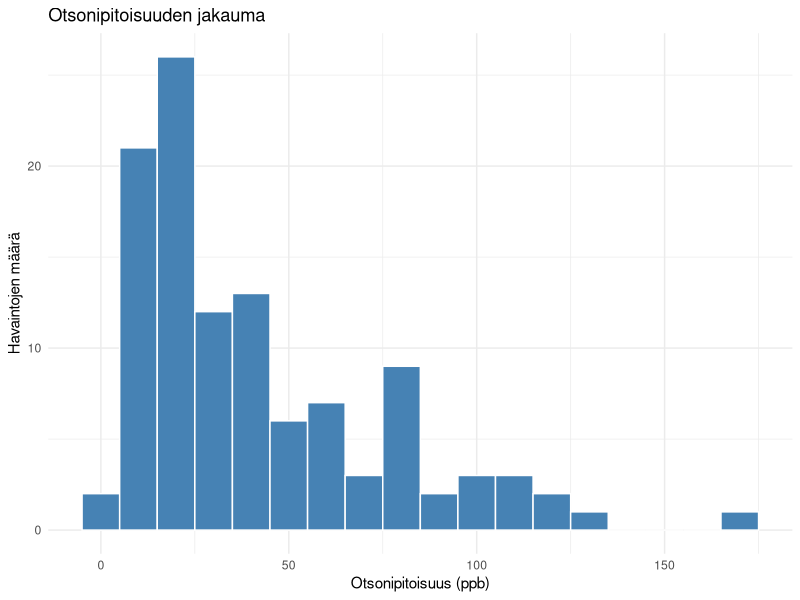
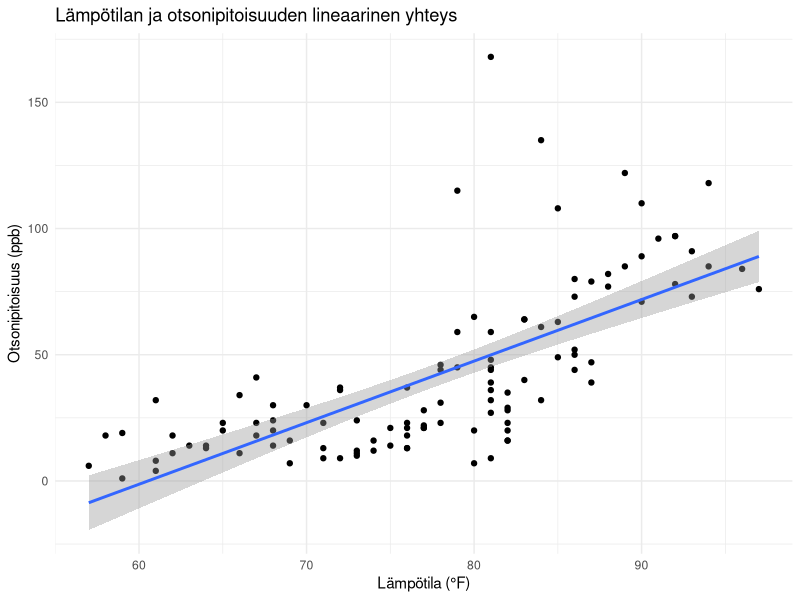
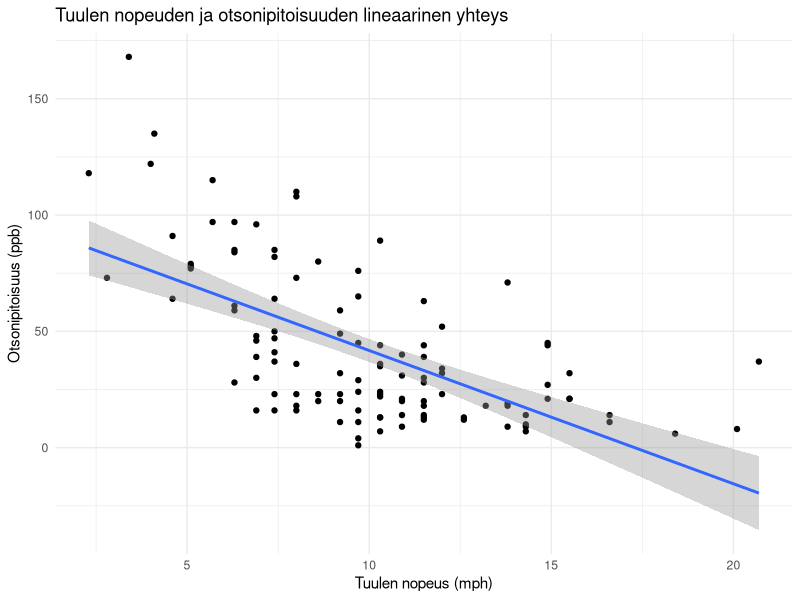
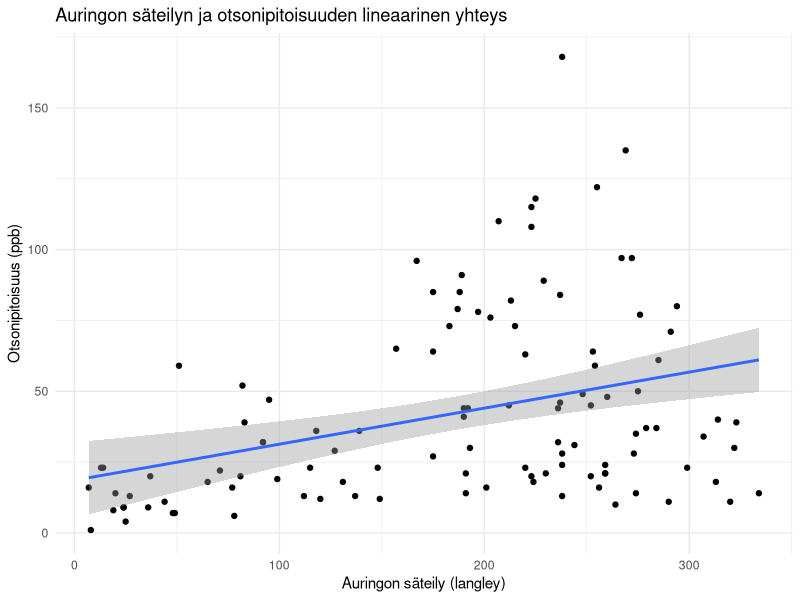
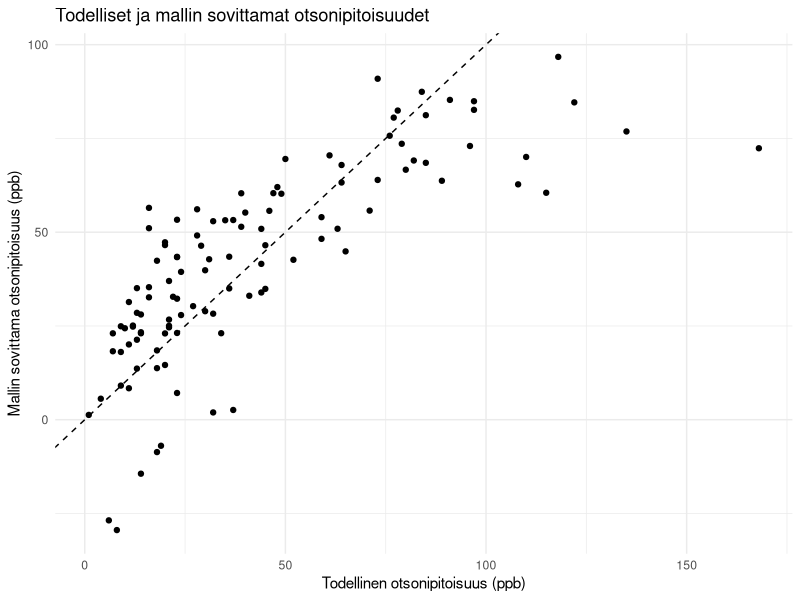
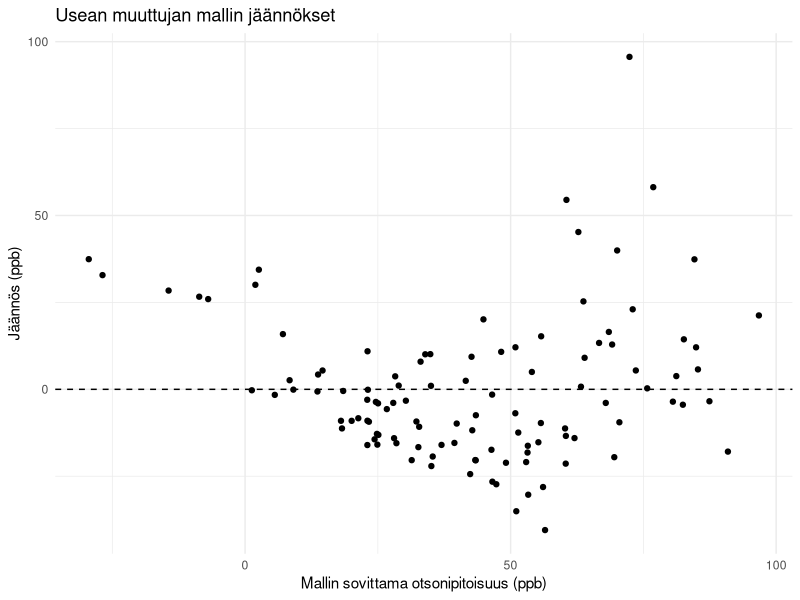
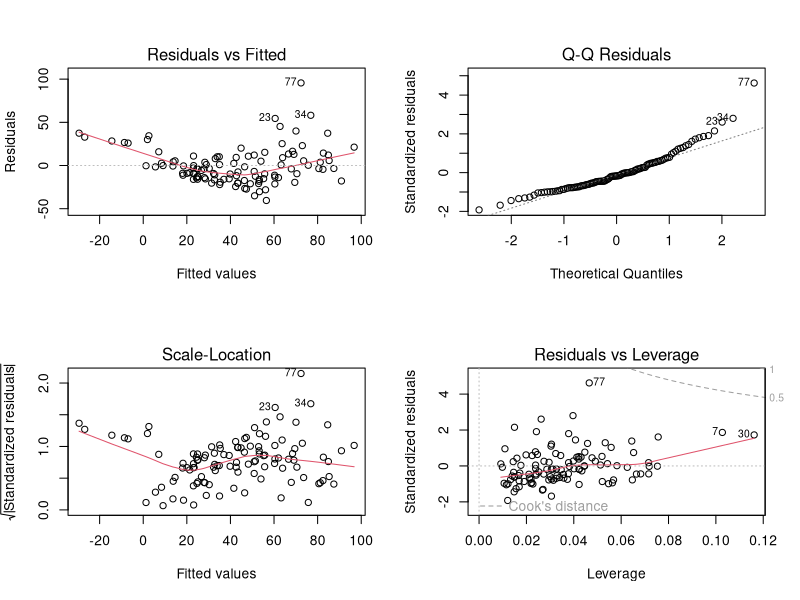

Write R code to recreate these figures, in order.
############################################################
# DEMO 7: TILASTOLLINEN ENNUSTAMINEN
############################################################

# Tilastollisessa ennustamisessa muodostetaan ensin havaintojen
# perusteella tilastollinen malli. Vasta tämän jälkeen mallia
# käytetään uuden havainnon arvon ennustamiseen.
#
# Tässä demossa erotetaan toisistaan:
# 1. aineiston yhteyksien tarkastelu
# 2. regressiomallin muodostaminen
# 3. uusien havaintojen ennustaminen muodostetulla mallilla

library(tidyverse)


############################################################
# 1. TUTUSTU AINEISTOON
############################################################

# airquality on R:n valmis aineisto New Yorkin ilmanlaadusta.
# Aineisto sisältää päivittäisiä havaintoja touko-syyskuulta 1973.
#
# Muuttujat:
# Ozone   = otsonipitoisuus (ppb)
# Solar.R = auringon säteily (langley)
# Wind    = tuulen nopeus (mph)
# Temp    = lämpötila (°F)
# Month   = kuukausi
# Day     = kuukauden päivä

data(airquality)
data <- airquality

glimpse(data)
head(data)
summary(data)

# Tarkistetaan puuttuvat arvot.
colSums(is.na(data))

# Mallinnuksessa tarvitaan muuttujia Ozone, Temp, Wind ja Solar.R.
# Poistetaan vain näiden muuttujien puuttuvia arvoja sisältävät rivit.
data_malli <- data |>
  select(Ozone, Temp, Wind, Solar.R) |>
  drop_na()

nrow(data_malli)
glimpse(data_malli)


############################################################
# 2. TUTKI MUUTTUJIEN VÄLISIÄ YHTEYKSIÄ
############################################################

# Tarkastellaan ensin ennustettavan muuttujan jakaumaa.
ggplot(data_malli, aes(x = Ozone)) +
  geom_histogram(binwidth = 10, color = "white", fill = "steelblue") +
  labs(
    title = "Otsonipitoisuuden jakauma",
    x = "Otsonipitoisuus (ppb)",
    y = "Havaintojen määrä"
  ) +
  theme_minimal()

# Tarkastellaan lämpötilan ja otsonipitoisuuden välistä yhteyttä.
# Tässä ei vielä ennusteta uutta havaintoa. Regressiosuora
# havainnollistaa havaintojen perusteella laskettua lineaarista yhteyttä.
# Harmaa alue kuvaa regressiosuoran 95 %:n luottamusväliä eli
# epävarmuutta keskimääräisessä otsonipitoisuudessa.
# Harmaa alue ei ole yksittäisen uuden havainnon ennusteväli.
ggplot(data_malli, aes(x = Temp, y = Ozone)) +
  geom_point() +
  geom_smooth(method = "lm", se = TRUE) +
  labs(
    title = "Lämpötilan ja otsonipitoisuuden lineaarinen yhteys",
    x = "Lämpötila (°F)",
    y = "Otsonipitoisuus (ppb)"
  ) +
  theme_minimal()

# Tarkastellaan myös tuulen nopeuden ja auringon säteilyn yhteyksiä.
ggplot(data_malli, aes(x = Wind, y = Ozone)) +
  geom_point() +
  geom_smooth(method = "lm", se = TRUE) +
  labs(
    title = "Tuulen nopeuden ja otsonipitoisuuden lineaarinen yhteys",
    x = "Tuulen nopeus (mph)",
    y = "Otsonipitoisuus (ppb)"
  ) +
  theme_minimal()

ggplot(data_malli, aes(x = Solar.R, y = Ozone)) +
  geom_point() +
  geom_smooth(method = "lm", se = TRUE) +
  labs(
    title = "Auringon säteilyn ja otsonipitoisuuden lineaarinen yhteys",
    x = "Auringon säteily (langley)",
    y = "Otsonipitoisuus (ppb)"
  ) +
  theme_minimal()

# Lasketaan muuttujien Pearsonin korrelaatiot.
cor(data_malli)

# Pohdi:
# - Minkä suuntainen yhteys lämpötilalla on otsonipitoisuuteen?
# - Minkä suuntainen yhteys tuulella on otsonipitoisuuteen?
# - Mikä muuttuja näyttää olevan voimakkaimmin yhteydessä Ozone-muuttujaan?


############################################################
# 3. LINEAARISEN REGRESSIOMALLIN MUODOSTAMINEN
############################################################

# Muodostetaan havaintojen perusteella regressiomalli, jossa
# otsonipitoisuutta selitetään lämpötilalla.
#
# lm() ei tässä vielä ennusta uutta havaintoa. Se muodostaa mallin:
#
# Ozone = vakiotermi + regressiokerroin * Temp
#
# Tämä on sama lineaarinen regressiomalli, jonka regressiosuora
# piirrettiin kohdassa 2. Nyt malli tallennetaan, jotta sen tuloksia
# voidaan tarkastella ja sitä voidaan käyttää uusien havaintojen
# ennustamiseen.

malli_yksi <- lm(Ozone ~ Temp, data = data_malli)

# Tarkastellaan mallin tuloksia.
summary(malli_yksi)

# Tuloksesta tarkastellaan erityisesti:
# - Intercept: mallin vakiotermi
# - Temp: lämpötilan regressiokerroin
# - p-arvo: onko lämpötilan yhteys tilastollisesti merkitsevä?
# - Multiple R-squared: kuinka suuren osuuden Ozone-muuttujan
#   vaihtelusta malli selittää?

coef(malli_yksi)

# Pohdi:
# - Mitä lämpötilan regressiokerroin tarkoittaa käytännössä?
# - Kuinka suuren osan otsonipitoisuuden vaihtelusta malli selittää?
# - Kuinka hyvin kohdassa 2 piirretty suora kuvaa havaintopisteitä?


############################################################
# 4. UUDEN HAVAINNON ENNUSTAMINEN REGRESSIOMALLILLA
############################################################

# Nyt käytetään kohdassa 3 muodostettua mallia uuden havainnon
# ennustamiseen.
#
# Kysymys on esimerkiksi:
# Mikä otsonipitoisuus mallin perusteella ennustetaan, jos
# lämpötila on 85 °F?

uusi_havainto <- data.frame(Temp = 85)

predict(malli_yksi, newdata = uusi_havainto)

# Ennustetaan seuraavaksi useita uusia lämpötiloja.
uudet_lampotilat <- data.frame(
  Temp = c(70, 80, 85, 90)
)

piste_estimaatit <- predict(
  malli_yksi,
  newdata = uudet_lampotilat
)

# Tulostetaan uudet lämpötilat ja niitä vastaavat piste-estimaatit.
data.frame(
  Temp = uudet_lampotilat$Temp,
  Piste_estimaatti = piste_estimaatit
)

# Piste-estimaatti antaa yhden arvon. Yksittäisen uuden havainnon
# todelliseen arvoon liittyy kuitenkin epävarmuutta. Tämän vuoksi
# lasketaan myös 95 %:n ennusteväli. Ennusteväli kuvaa yksittäisen
# uuden havainnon mahdollisten arvojen vaihtelualuetta.
ennustevali <- predict(
  malli_yksi,
  newdata = uudet_lampotilat,
  interval = "prediction",
  level = 0.95
)

cbind(uudet_lampotilat, ennustevali)

# fit = mallin piste-estimaatti
# lwr = 95 %:n ennustevälin alaraja
# upr = 95 %:n ennustevälin yläraja
#
# Pohdi:
# - Mikä ero on regressiosuoralla ja varsinaisella ennusteella?
# - Miksi ennuste ei ole yksi täysin varma arvo?
# - Miksi ennusteväli kannattaa ilmoittaa piste-estimaatin rinnalla?
# - Miksi ennustevälin alaraja voi olla negatiivinen,
#   vaikka otsonipitoisuus ei voi olla negatiivinen?


############################################################
# 5. USEAN MUUTTUJAN REGRESSIOMALLIN MUODOSTAMINEN
############################################################

# Muodostetaan havaintojen perusteella toinen regressiomalli.
# Nyt otsonipitoisuutta selitetään lämpötilan lisäksi tuulen
# nopeudella ja auringon säteilyllä.

malli_usea <- lm(
  Ozone ~ Temp + Wind + Solar.R,
  data = data_malli
)

summary(malli_usea)

# Tarkastellaan:
# - regressiokertoimia
# - kertoimien p-arvoja
# - Multiple R-squared -arvoa
# - Adjusted R-squared -arvoa

# Verrataan yhden ja usean muuttujan mallien selitysasteita.
data.frame(
  Malli = c("Yhden muuttujan regressio", "Usean muuttujan regressio"),
  R2 = c(
    summary(malli_yksi)$r.squared,
    summary(malli_usea)$r.squared
  ),
  Korjattu_R2 = c(
    summary(malli_yksi)$adj.r.squared,
    summary(malli_usea)$adj.r.squared
  )
)

# Pohdi:
# - Mitkä muuttujat ovat tilastollisesti merkitseviä?
# - Miten kertoimet tulkitaan, kun muut mallin muuttujat pidetään vakioina?
# - Paransiko uusien muuttujien lisääminen mallin selitysastetta?
# - Miksi korjattu R² on hyödyllinen usean muuttujan mallissa?


############################################################
# 6. UUDEN HAVAINNON ENNUSTAMINEN USEAN MUUTTUJAN MALLILLA
############################################################

# Nyt käytetään kohdassa 5 muodostettua mallia uuden havainnon
# ennustamiseen. Uudesta tilanteesta täytyy antaa kaikki mallin
# tarvitsemat selittävät muuttujat.

uusi_saatilanne <- data.frame(
  Temp = 85,
  Wind = 8,
  Solar.R = 200
)

predict(malli_usea, newdata = uusi_saatilanne)

# Lasketaan myös 95 %:n ennusteväli.
predict(
  malli_usea,
  newdata = uusi_saatilanne,
  interval = "prediction",
  level = 0.95
)

# Verrataan yhden ja usean muuttujan mallien piste-estimaatteja.
# Mallit käyttävät eri määrän tietoa samasta säätilanteesta.
# Yhden muuttujan malli käyttää vain lämpötilaa. Usean muuttujan
# malli käyttää lämpötilan lisäksi tuulen nopeutta ja auringon säteilyä.

en_yksi <- predict(
  malli_yksi,
  newdata = data.frame(Temp = 85)
)

en_usea <- predict(
  malli_usea,
  newdata = uusi_saatilanne
)

data.frame(
  Malli = c("Yhden muuttujan regressio", "Usean muuttujan regressio"),
  Piste_estimaatti = c(en_yksi, en_usea)
)

# Pohdi:
# - Miten lisätiedot tuulesta ja auringon säteilystä muuttivat
#   saman säätilanteen piste-estimaattia?
# - Kumpi malli käyttää enemmän tilanteesta saatavaa tietoa?
# - Tarkoittaako monimutkaisempi malli automaattisesti parempaa ennustetta?


############################################################
# 7. MALLIN SOPIVUUDEN JA JÄÄNNÖSTEN TARKASTELU
############################################################

# Mallin sovite on mallin alkuperäiselle havainnolle laskema arvo.
# Se ei ole sama asia kuin täysin uuden havainnon ennustaminen.
# Jäännös on todellisen ja mallin sovittaman arvon erotus.

data_arviointi <- data_malli |>
  mutate(
    Sovite_yksi = fitted(malli_yksi),
    Jäännös_yksi = residuals(malli_yksi),
    Sovite_usea = fitted(malli_usea),
    Jäännös_usea = residuals(malli_usea)
  )

# Verrataan todellisia ja usean muuttujan mallin sovittamia arvoja.
ggplot(data_arviointi, aes(x = Ozone, y = Sovite_usea)) +
  geom_point() +
  geom_abline(slope = 1, intercept = 0, linetype = "dashed") +
  labs(
    title = "Todelliset ja mallin sovittamat otsonipitoisuudet",
    x = "Todellinen otsonipitoisuus (ppb)",
    y = "Mallin sovittama otsonipitoisuus (ppb)"
  ) +
  theme_minimal()

# Tarkastellaan usean muuttujan mallin jäännöksiä.
ggplot(data_arviointi, aes(x = Sovite_usea, y = Jäännös_usea)) +
  geom_point() +
  geom_hline(yintercept = 0, linetype = "dashed") +
  labs(
    title = "Usean muuttujan mallin jäännökset",
    x = "Mallin sovittama otsonipitoisuus (ppb)",
    y = "Jäännös (ppb)"
  ) +
  theme_minimal()

# Lasketaan MAE ja RMSE mallinnusaineistolle.
# Näitä ei tässä kutsuta uuden aineiston ennustevirheeksi, koska
# samat havainnot ovat olleet mukana mallin muodostamisessa.

mallien_sopivuus <- data.frame(
  Malli = c("Yhden muuttujan regressio", "Usean muuttujan regressio"),
  MAE = c(
    mean(abs(data_arviointi$Jäännös_yksi)),
    mean(abs(data_arviointi$Jäännös_usea))
  ),
  RMSE = c(
    sqrt(mean(data_arviointi$Jäännös_yksi^2)),
    sqrt(mean(data_arviointi$Jäännös_usea^2))
  )
)

mallien_sopivuus

# MAE kertoo virheen keskimääräisen itseisarvon.
# RMSE painottaa suuria virheitä MAE:ta voimakkaammin.
# Tässä ne kuvaavat mallien sopivuutta käytettyyn aineistoon.
# Mallin pienempi MAE ja RMSE osoittavat tässä paremman sopivuuden
# mallinnusaineistoon. Ne eivät vielä osoita parempaa ennustekykyä
# aineiston ulkopuolisille uusille havainnoille.

# R:n valmiit regressiomallin diagnostiikkakuviot.
par(mfrow = c(2, 2))
plot(malli_usea)
par(mfrow = c(1, 1))

# Pohdi:
# - Kumpi malli sopii käytettyyn aineistoon paremmin?
# - Näkyykö jäännöksissä järjestelmällistä rakennetta?
# - Onko havaintoja, joissa mallin virhe on erityisen suuri?
# - Miksi samalla aineistolla laskettu RMSE ei vielä todista,
#   että malli ennustaa hyvin täysin uusia havaintoja?


############################################################
# 8. POHDINTAA
############################################################

# Pohdi lopuksi:
#
# 1. Mikä ero on regressiomallin muodostamisella ja ennustamisella?
# 2. Kuinka hyvin lämpötila yksin selitti otsonipitoisuutta?
# 3. Paransivatko Wind ja Solar.R mallia?
# 4. Tarkoittaako korkea R² automaattisesti hyvää ennustetta?
# 5. Miksi ennusteväli kannattaa ilmoittaa piste-estimaatin rinnalla?
# 6. Mitä ongelmia syntyy, jos ennustetaan alkuperäisen aineiston
#    havaintoalueen ulkopuolelle?
# 7. Voidaanko regressiomallin perusteella päätellä syy-seuraussuhteita?
# 8. Mitä tapahtuu, jos muuttujien väliset yhteydet eivät ole lineaarisia?
# 9. Miten trendit, kausivaihtelu tai toimintaympäristön muutokset
#    voivat heikentää ennusteita?
#
